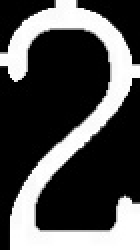
#> input picture process scripts/trainRanks/Machine Learning/QUERY2.jpg, 70 x 125 px, found by its file name (shown 2 times larger)
$ python machineLearning1.py   (Python 2 division)
#> lines starting #> are read from the running program, lines starting #| are printed output that depends on the picture
import matplotlib.pyplot as plt
import cv2
from sklearn import datasets
from sklearn import svm
from sklearn import neighbors
from scipy import misc
import numpy as np

digits = datasets.load_digits()
knn = neighbors.KNeighborsClassifier()

clf = svm.SVC(gamma=0.1, C=100)

features, labels = digits.data, digits.target
clf.fit(features, labels)

img = cv2.imread('QUERY2.jpg', cv2.IMREAD_GRAYSCALE)
#> img is the input picture: shape (125, 70); min 0, max 255, mean 80.4
img = cv2.resize(img, (8, 8), 0, 0)
img = np.asarray(img, dtype=np.float64)
rows, cols = img.shape
#> rows = 8; cols = 8
img = img.astype(digits.images.dtype)

query = []
for r in range(rows):
    for c in range(cols):
        query.append(abs(img[r][c])/16.0)
#> after the loop, query = 64 values, max 15.94 at index 59, min 0 at index 6, mean 5.33
print query
#> (printed output is left out)
query = np.asarray(query, dtype=np.float64)

print "Prediction:", clf.predict([query])
#| Prediction: [3]

plt.gray()
plt.imshow(img, cmap=plt.cm.gray_r, interpolation="nearest")
plt.show()
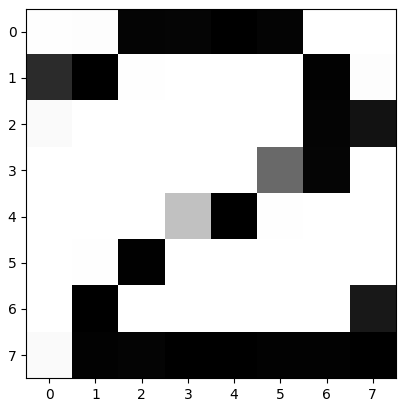
#> figure drawn by matplotlib, 1 panel
#plt.imshow(digits.images[-4], cmap=plt.cm.gray_r, interpolation="nearest")
#plt.show()


"""
x_test = []
for row in img:
    for px in row:
        x_test.append(px)

print 'Prediction:', clf.predict([x_test])""""""

cv2.imshow('train', digits.target[-2])
cv2.imshow('test', img)

cv2.waitKey()
cv2.destroyWindow(0)
cap.release()
"""

$ run again, with process scripts/trainRanks/Machine Learning/QUERY3.jpg copied over process scripts/trainRanks/Machine Learning/QUERY2.jpg
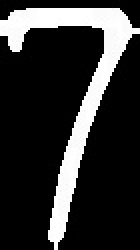
#> input picture process scripts/trainRanks/Machine Learning/QUERY3.jpg, 70 x 125 px, found by its file name (shown 2 times larger)
#> img is the input picture: shape (125, 70); min 0, max 255, mean 49
#> after the loop `for r in range(rows):`: query = 64 values, max 15.94 at index 2, min 0 at index 7, mean 3.29
#> (printed output is left out)
#| Prediction: [3]
#> `plt.show()`:
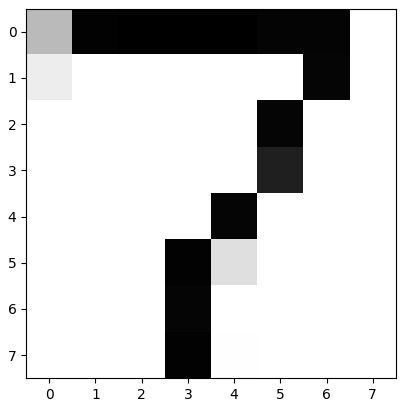
#> figure drawn by matplotlib, 1 panel

$ run again, with process scripts/trainRanks/Machine Learning/QUERY4.jpg copied over process scripts/trainRanks/Machine Learning/QUERY2.jpg
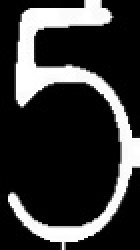
#> input picture process scripts/trainRanks/Machine Learning/QUERY4.jpg, 70 x 125 px, found by its file name (shown 2 times larger)
#> img is the input picture: shape (125, 70); min 0, max 255, mean 54.9
#> after the loop `for r in range(rows):`: query = 64 values, max 15.94 at index 2, min 0 at index 0, mean 4.51
#> (printed output is left out)
#| Prediction: [3]
#> `plt.show()`:
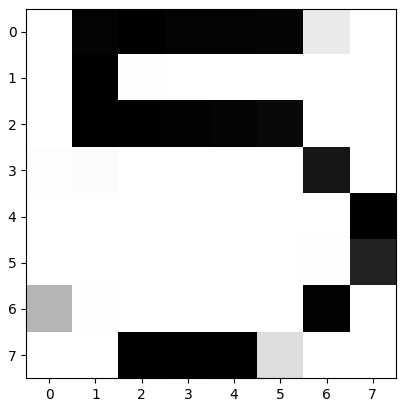
#> figure drawn by matplotlib, 1 panel

$ run again, with process scripts/trainRanks/Machine Learning/5.jpg copied over process scripts/trainRanks/Machine Learning/QUERY2.jpg
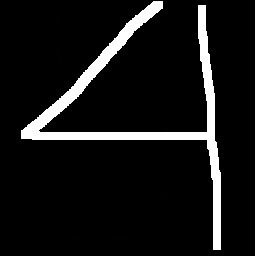
#> input picture process scripts/trainRanks/Machine Learning/5.jpg, 255 x 256 px, found by its file name
#> img is the input picture: shape (256, 255); min 0, max 255, mean 22.1
#> after the loop `for r in range(rows):`: query = 64 values, max 15.94 at index 4, min 0 at index 0, mean 1.83
#> (printed output is left out)
#| Prediction: [3]
#> `plt.show()`:
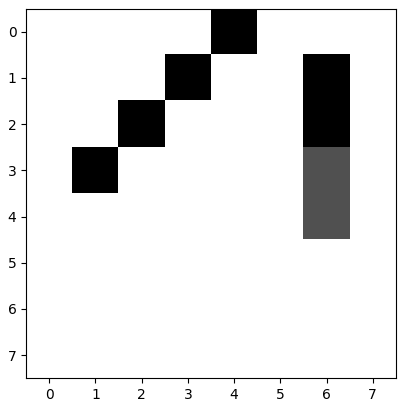
#> figure drawn by matplotlib, 1 panel
